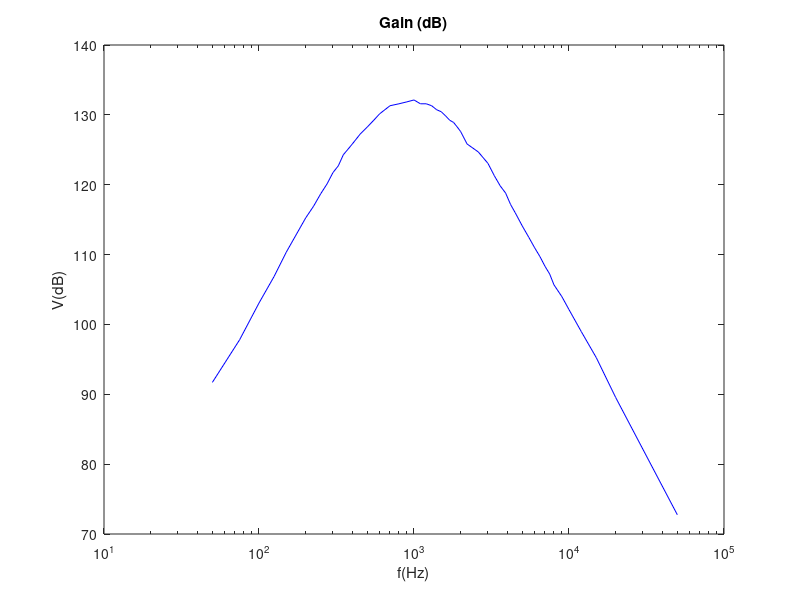

This chart was generated by the following MATLAB code:
v=zeros(53)
f=zeros(53)

f(1)=50.000;   
v(1)=98;
f(2)=75.000;   
v(2)=133;
f(3)=100.00;   
v(3)=173; 
f(4)=125.00;   
v(4)=209;
f(5)=150.00;   
v(5)=249;
f(6)=200.00;   
v(6)=318; 
f(7)=225.00;   
v(7)=346;
f(8)=250.00;   
v(8)=378; 
f(9)=275.00;   
v(9)=406;
f(10)=300.00;   
v(10)=440;
f(11)=325.00;   
v(11)=462;
f(12)=350.00;   
v(12)=500;
f(13)=375.00;   
v(13)=520;
f(14)=400.00;   
v(14)=540;
f(15)=450.00;   
v(15)=580;
f(16)=500.00;   
v(16)=610;
f(17)=550.00;   
v(17)=640; 
f(18)=600.00;   
v(18)=670; 
f(19)=700.00;   
v(19)=710;
f(20)=800.00;   
v(20)=720;
f(21)=900.00;   
v(21)=730;
f(22)=1000.0;   
v(22)=740;
f(23)=1100.0;   
v(23)=720;
f(24)=1200.0;   
v(24)=720; 
f(25)=1300.0;   
v(25)=710; 
f(26)=1400.0;   
v(26)=690;
f(27)=1500.0;   
v(27)=680;
f(28)=1600.0;   
v(28)=660;
f(29)=1700.0;   
v(29)=640;
f(30)=1800.0;   
v(30)=630;
f(31)=1900.0;   
v(31)=610; 
f(32)=2000.0;   
v(32)=590; 
f(33)=2200.0;   
v(33)=540;
f(34)=2600.0;   
v(34)=510;
f(35)=3000.0;   
v(35)=470;
f(36)=3300.0;   
v(36)=430;
f(37)=3600.0;   
v(37)=400;
f(38)=3900.0;   
v(38)=380; 
f(39)=4200.0;   
v(39)=350; 
f(40)=4500.0;   
v(40)=330;
f(41)=5000.0;   
v(41)=300;
f(42)=5500.0;   
v(42)=277;
f(43)=6000.0;   
v(43)=257;
f(44)=6500.0;   
v(44)=241;
f(45)=7000.0;   
v(45)=225; 
f(46)=7500.0;   
v(46)=213; 
f(47)=8000.0;   
v(47)=197;
f(48)=9000.0;   
v(48)=181;
f(49)=10000.;   
v(49)=165;
f(50)=12000.;   
v(50)=141;
f(51)=15000.;   
v(51)=117;
f(52)=20000.;   
v(52)=88;
f(53)=50000.;   
v(53)=38;

printf("%f\n", v(53))

semilogx(f, 20*log(v), "color", 'b')
title("Gain (dB)")
xlabel("f(Hz)")
ylabel("V(dB)")

print -color -depsc lab.eps